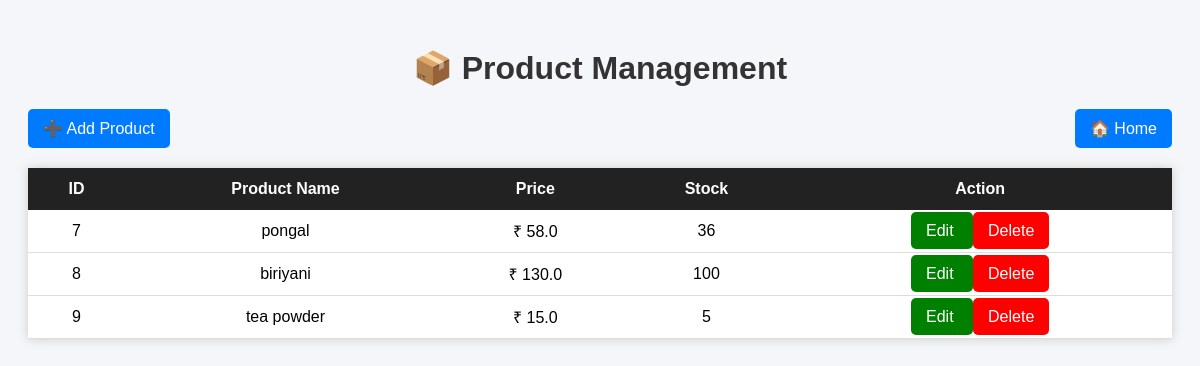
/products, run on an earlier commit of the app's database.
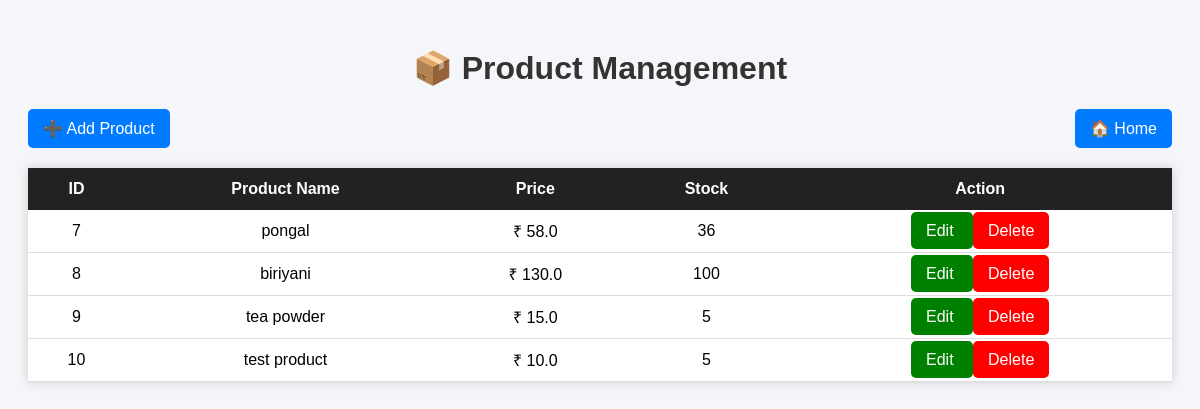
And on a later commit of the database.
### app.py (models this page shows)
class Product(db.Model):
    id = db.Column(db.Integer, primary_key=True)
    product_name = db.Column(db.String(100), nullable=False)
    price = db.Column(db.Float, nullable=False)
    stock = db.Column(db.Integer, nullable=False)

### app.py (the view)
@app.route("/products")
def products():
    all_products = Product.query.all()
    return render_template("products.html", products=all_products)

### templates/products.html (shortened to what this page needs)
<!DOCTYPE html>
<html>
<head>
</head>
<body>
<h1>📦 Product Management</h1>
<div class="top-bar">
    <a href="/add_product">
        ➕ Add Product
    </a>
    <a href="/">
        🏠 Home
    </a>
</div>
<table>
<tr>
    <th>ID</th>
    <th>Product Name</th>
    <th>Price</th>
    <th>Stock</th>
    <th>Action</th>
</tr>
{% for product in products %}
<tr>
    <td>{{ product.id }}</td>
    <td>{{ product.product_name }}</td>
    <td>₹ {{ product.price }}</td>
    <td>{{ product.stock }}</td>
    <td>
        <a class="edit" href="/edit_product/{{ product.id }}">
            Edit
        </a>
        <a class="delete"
           href="/delete_product/{{ product.id }}"
           onclick="return confirm('Delete this product?')">
            Delete
        </a>
    </td>
</tr>
{% endfor %}
</table>
</body>
</html>

What changed in the data, as far as the page shows it:
added Product: id "10", product_name "test product", price "10.0", stock "5"
